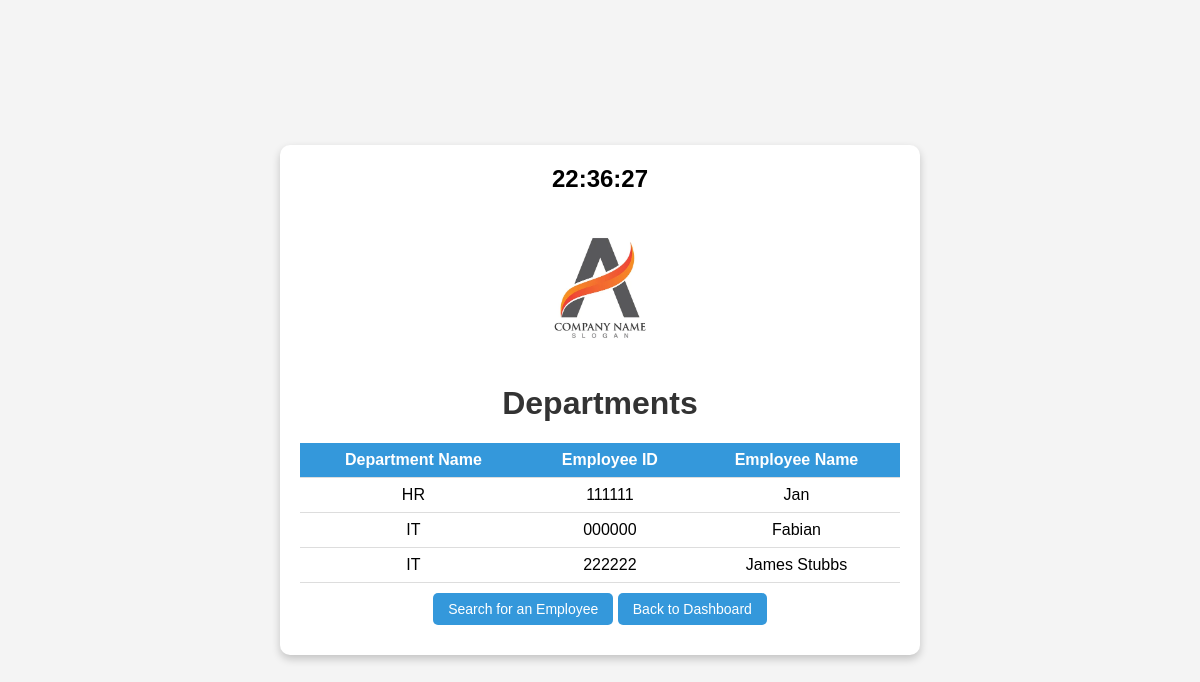
The app's page /departments/, older data.
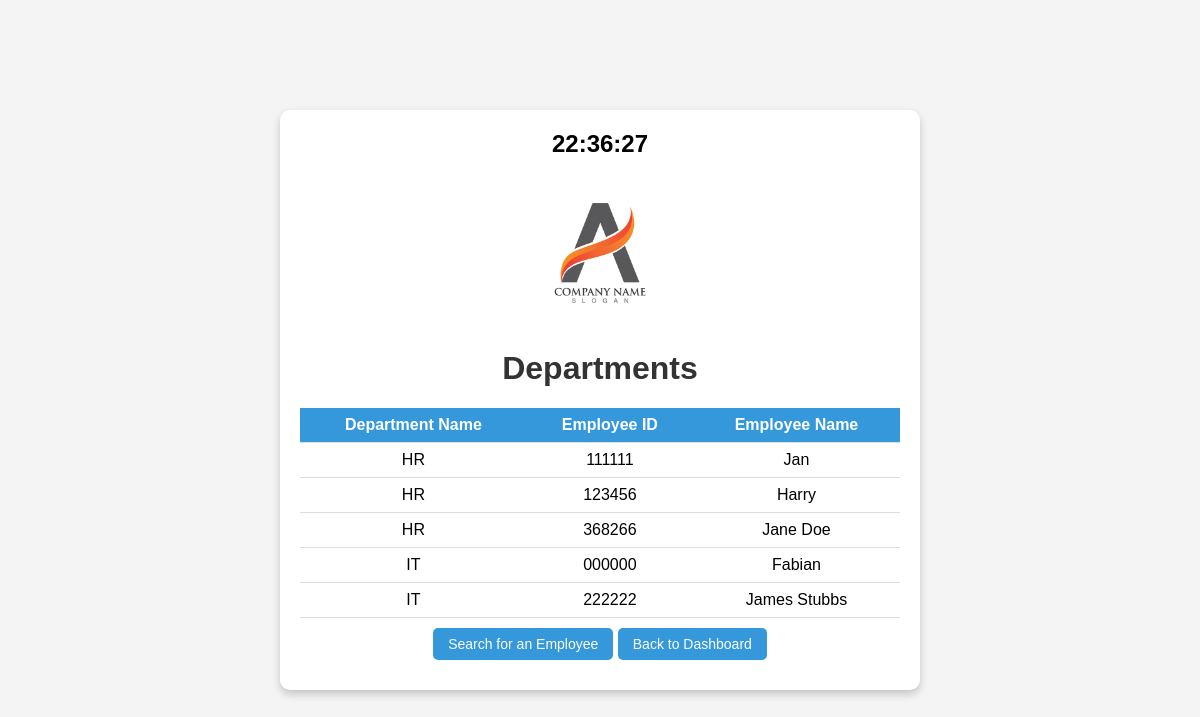
The same page, newer data.
### employees/models.py (models this page shows, shortened)
class Department(models.Model):
    Department_name = models.CharField(max_length=100, default='General')

class Employee(AbstractBaseUser):
    employee_id = models.CharField(max_length=6, unique=True)
    name = models.CharField(max_length=100)
    passcode = models.CharField(max_length=6)
    department = models.ForeignKey(
        Department,
        on_delete=models.CASCADE,
        related_name='employees',
        null=False,
        default=""
    )
    is_manager = models.BooleanField(default=False)
    archived = models.BooleanField(default=False)
    archive_date = models.DateTimeField(null=True, blank=True)
    profile_picture = models.ImageField(upload_to='profile_pictures/', blank=True, null=True,default='profile_pictures/default.jpg')
    objects = EmployeeManager()
    USERNAME_FIELD = 'employee_id'
    REQUIRED_FIELDS = ['name']

### employees/views.py (the view)
# urls.py: path('departments/',views.department_list, name='departments'),
def department_list(request):
    departments = Department.objects.prefetch_related(
        Prefetch('employees', queryset=Employee.objects.filter(archived=False))).all()
    return render(request, 'departments.html', {'departments': departments})

### employees/templates/employees/departments.html (shortened to what this page needs)
{% load static %}
<!DOCTYPE html>
<html lang="en">
<head>
</head>
<body>
    <div class="container">
        <div>
            <div class="clock" id="clock">00:00:00</div>
            <img src="{% static 'images/logo.jpg' %}" alt="Company Logo" class="logo">
            <h1>Departments</h1>
            <table>
                <tr>
                    <th>Department Name</th>
                    <th>Employee ID</th>
                    <th>Employee Name</th>
                </tr>
                {% for department in departments %}
                    {% for employee in department.employees.all %}
                        <tr>
                            <td>{{ department.Department_name }}</td>
                            <td>{{ employee.employee_id }}</td>
                            <td>{{ employee.name }}</td>
                        </tr>
                    {% endfor %}
                {% empty %}
                    <tr>
                        <td colspan="3">No departments available</td>
                    </tr>
                {% endfor %}
            </table>
            <a href="{% url 'filter_search' %}" class="department-view-btn">Search for an Employee</a>
            <a href="{% url 'manager_dashboard' %}" class="department-view-btn">Back to Dashboard</a>
        </div>
    </div>
</body>
</html>

### employees/templates/employees/departments.html (style rules this page uses)
body { font-family: Arial, sans-serif; background-color: #f4f4f4; display: flex; justify-content: center; align-items: center; height: 100vh; margin: 0; }
.container { background: white; padding: 20px; border-radius: 10px; box-shadow: 0 4px 8px rgba(0, 0, 0, 0.2); text-align: center; width: 80%; max-width: 600px; }
.clock { font-size: 24px; font-weight: bold; margin-bottom: 20px; }
.logo { width: 150px; height: 150px; object-fit: cover; border-radius: 50%; margin: 0 auto 20px auto; display: block; }
h1, h2 { color: #333; }
.department-view-btn { display: inline-block; margin: 10px auto; background-color: #3498db; color: white; padding: 8px 15px; border-radius: 5px; text-decoration: none; font-size: 14px; }
table { width: 100%; border-collapse: collapse; margin-top: 10px; }
th, td { padding: 8px; border-bottom: 1px solid #ddd; text-align: center; }
th { background-color: #3498db; color: white; }

Row changes from the older to the newer data that the page shows:
changed Department "HR": gains Employee ({{ department.Department_name }} "HR", employee_id "123456", name "Harry")
added Employee: {{ department.Department_name }} "HR", employee_id "368266", name "Jane Doe", shown under Department "HR"
